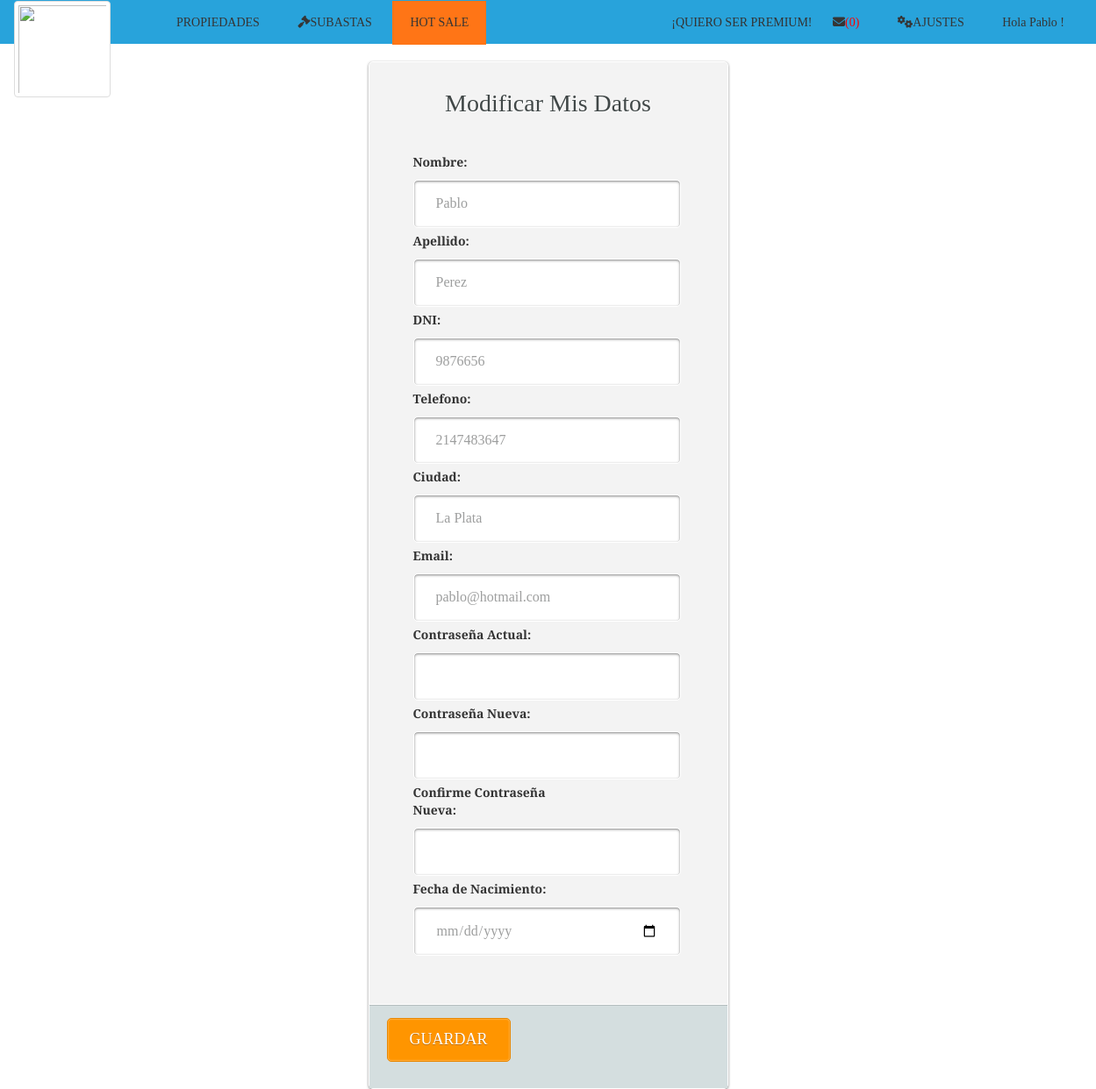
Screenshot of /modificarDatosUsuario.php (signed in) with the database file from the repository.
### tables this page shows
CREATE TABLE `persona` (
  `IdPersona` int(11) NOT NULL,
  `dni` int(8) NOT NULL,
  `nombre` varchar(50) NOT NULL,
  `apellido` varchar(50) NOT NULL,
  `telefono` int(30) NOT NULL,
  `email` varchar(45) NOT NULL,
  `clave` varchar(11) NOT NULL,
  `tipoU` varchar(11) DEFAULT NULL,
  `rol` int(3) DEFAULT NULL,
  `credito` int(2) DEFAULT NULL,
  `ciudad` varchar(45) NOT NULL,
  `fechaNacimiento` datetime NOT NULL,
  `idTarjeta` int(11) NOT NULL,
  `fechaRegistro` datetime NOT NULL,
  `fechaModificacion` datetime NOT NULL
);

### modificarDatosUsuario.php (the view, shortened to what this page needs)
<html>
<head>
<?php
include("cabecera.php");
$link=conectar();
$id=($_SESSION['id']);
$var_consulta = "SELECT * FROM persona WHERE IdPersona = '$id' ";
$var_resultado = mysqli_query($link, $var_consulta);
$row = mysqli_fetch_array($var_resultado);
					$d=strtotime("-18 Years");
					$fechaMayorEdad= date("Y-m-d", $d);
?>
	</head>
	<body>
		<div id="wrapper" style="margin-top: 0px">
			<form name="formulario" action="modificarDatosUsuario2.php" method="POST" class="login-form" enctype="multipart/form-data" onsubmit="return validareg();">
				<div class="header">
					<h1> Modificar Mis Datos</h1>
				</div>
				<div class="content">
					<label for="nombre">Nombre: </br></label>
					<input type="text" name="nombre" class="input username" value='<?php echo "$row[nombre]" ?>' size="25">
                    <label for="apellido">Apellido: </br></label>
					<input type="text" name="apellido" class="input username" value='<?php echo "$row[apellido]" ?>'>
					<label for="dni">DNI: </br></label>
					<input type="text" name="dni" class="input username" value='<?php echo "$row[dni]" ?>'>
					<label for="telefono">Telefono: </br></label>
					<input type="text" name="telefono" class="input username" value='<?php echo "$row[telefono]" ?>'>
					<label for="ciudad">Ciudad: </br></label>
					<input type="text" name="ciudad" class="input username" value='<?php echo "$row[ciudad]" ?>'>
					<label for="email">Email: </br></label>
					<input type="text" name="email" class="input username" value='<?php echo "$row[email]" ?>'>
					<label for="clave0">Contraseña Actual: </br></label>
					<input type="password" name="clave0" size=20 minlength="6" maxlength="20" class="input password"  title="Debe ingresar su contraseña para guardar los cambios" id="valPass" required="required">
					<label for="clave">Contraseña Nueva: </br></label>
					<input type="password" name="clave" size=20 minlength="6" maxlength="20" class="input password" >
					<label for="clave2" >Confirme Contraseña Nueva: </br></label>
					<input type="password" name="clave2" minlength="6" size="20" maxlength="20" class="input password" >
					<label for="fechaNacimiento">Fecha de Nacimiento: </br></label>
					<input id="datepicker" type="date" name="nacimiento" class="input username" size="8" autocomplete="off" max='<?php echo $fechaMayorEdad; ?>' value='<?php echo "$row[fechaNacimiento]" ?>' title="Debes ser mayor de edad para poder registrarte" id="valNacimiento">
			</div>
				<div class="footer">
					<input type="submit" name="login" value="GUARDAR" class="button" />
				</div>
			</form>
		</div>
	</body>
</html>

### css/estilos.css (style rules this page uses)
body { background-color:#ffffff ; font-family:'Bree Serif', serif; }
.login-form { width: 410px; margin: auto; position: relative; background: #f3f3f3; border: 1px solid #fff; border-radius: 5px; box-shadow: 0 1px 3px rgba(0,0,0,0.5); -moz-box-shadow: 0 1px 3px rgba(0,0,0,0.5); -webkit-box-shadow: 0 1px 3px rgba(0,0,0,0.5); }
#wrapper { width: 410px; height: 400px; margin: 70px auto; }
#wrapper h1 { text-align: center; }
.login-form .header { padding: 10px 30px 30px 30px; }
.login-form .header h1 { font-family: 'Bree Serif', serif; font-weight: 300; font-size: 28px; line-height:34px; color: #414848; text-shadow: 1px 1px 0 rgba(256,256,256,1.0); margin-bottom: 10px; }
.login-form .content { padding: 0 60px 50px 50px; width: 300; }
.login-form .content .input, #area { width: 305px; padding: 15px 25px; margin-top: 5px; margin-bottom: 5px; font-family:'Bree Serif', serif; font-weight: 400; font-size: 16px; color: #9d9e9e; text-shadow: 1px 1px 0 rgba(256,256,256,1.0); background: #fff; border: 1px solid #fff; border-radius: 5px; box-shadow: inset 0 1px 3px rgba(0,0,0,0.50); -moz-box-shadow: inset 0 1px 3px rgba(0,0,0,0.50); -webkit-box-shadow: inset 0 1px 3px rgba(0,0,0,0.50); }
.login-form .content .password, .login-form .content .pass-icon { margin-top: 5px; margin-bottom: 5px; }
.login-form .footer { padding: 15px 20px 30px 20px; overflow: auto; background: #d4dedf; border-top: 1px solid #fff; box-shadow: inset 0 1px 0 rgba(0,0,0,0.15); -moz-box-shadow: inset 0 1px 0 rgba(0,0,0,0.15); -webkit-box-shadow: inset 0 1px 0 rgba(0,0,0,0.15); }
.login-form .footer .button { padding: 11px 25px; font-family: 'Bree Serif', serif; font-weight: 300; font-size: 18px; color: #fff; text-shadow: 0px 1px 0 rgba(0,0,0,0.25); background: #FF9500; border: 1px solid #E88803; border-radius: 5px; cursor: pointer; box-shadow: inset 0 0 2px rgba(256,256,256,0.75); -moz-box-shadow: inset 0 0 2px rgba(256,256,256,0.75); -webkit-box-shadow: inset 0 0 2px rgba(256,256,256,0.75); }

### rows the page displays
persona: nombre "Pablo", apellido "Perez", dni "9876656", telefono "2147483647", ciudad "La Plata", email "pablo@hotmail.com"

### other values shown
$numero "(0)"
$_SESSION[nombre] "Pablo"
